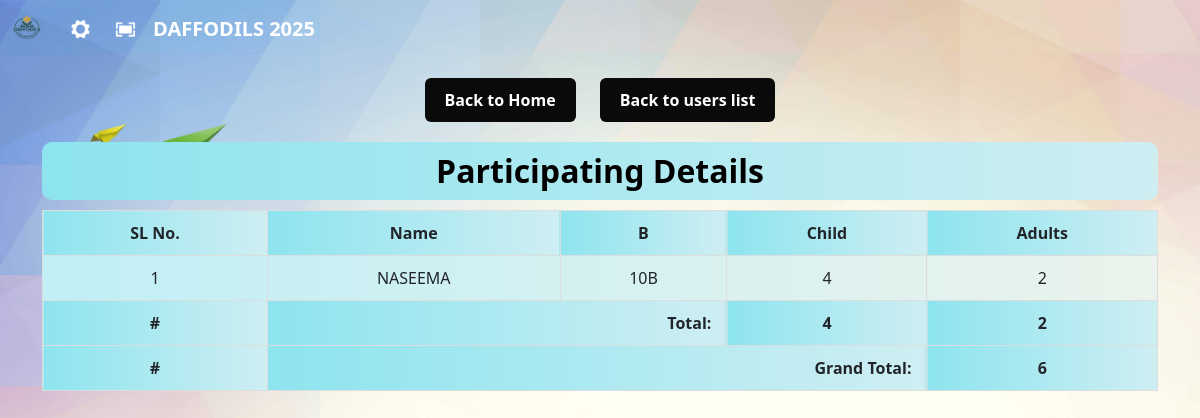
The page /table/ (signed in) on the database its author committed.
### userapp/models.py (models this page shows)
class UserProfile(models.Model):
    user = models.OneToOneField(User, on_delete=models.CASCADE)
    phone = models.CharField(max_length=15, unique=True ,default='+91')
    batch = models.CharField(max_length=20, choices=[
        ('10A', '10A'), ('10B', '10B'), ('10C', '10C'), ('10D', '10D')
    ])
    n_adult = models.PositiveIntegerField(null=True, blank=True, default=0)
    n_child = models.PositiveIntegerField(null=True, blank=True , default=0)
    photo = models.ImageField(upload_to='user_photos/', blank=True, null=True)
    is_approved = models.BooleanField(default=False)

### manager/views.py (the view)
# urls.py: path('table/', views.table, name='table'),
@daffodils_required
def table(request):
    profiles = UserProfile.objects.all().order_by('is_approved', 'batch')
    return render(request, 'table.html', {'profiles': profiles})

### manager/views.py (called while the page is built)
def daffodils_required(view_func):
    @wraps(view_func)
    @login_required
    def _wrapped_view(request, *args, **kwargs):
        if request.user.username == 'daffodils':
            return view_func(request, *args, **kwargs)
        return HttpResponseForbidden("Access denied: You are not authorized to view this page.")
    return _wrapped_view

### templates/table.html (shortened to what this page needs)
{% extends 'blank_layout.html' %}
{% load static %}
{% block content %}
<!DOCTYPE html>
<html>
<head>
</head>
<body class="">
    <div class="nav-container">
        <a href="{% url 'dashboard' %}" class="nav-button">Back to Home</a>
        <a href="{% url 'users list' %}" class="nav-button">Back to users list</a>
    </div>
    <div class="container">
        <h2 class="nav-button1 ">Participating Details</h2>
        <table class="t1 container">
            <thead>
                <tr>
                    <th>SL No.</th>
                    <th>Name</th>
                    <th>B</th>
                    <th>Child</th>
                    <th>Adults</th>
                </tr>
            </thead>
            <tbody>
                {% for profile in profiles %}
                <tr>
                    <td>{{ forloop.counter }}</td>
                    <td>{{ profile.user.first_name|upper }}</td>
                    <td>{{ profile.batch }}</td>
                    <td>{{ profile.n_child|default:"0" }}</td>
                    <td>{{ profile.n_adult|default:"0" }}</td>
                </tr>
                {% empty %}
                <tr>
                    <td colspan="5">No user profiles available.</td>
                </tr>
                {% endfor %}
            </tbody>
            <tfoot>
            </tfoot>
        </table>
    </div>
</body>
</html>
{% endblock %}

### templates/table.html (style rules this page uses)
table { border-collapse: collapse; width: 80%; margin: 30px auto; margin-top: 10px; }
th, td { padding: 10px 15px; border: 1px solid #ddd; text-align: center; }
th { background: linear-gradient(to right, #8de4ef, #ceeef2); }
h2 { text-align: center; }
tbody tr { background: linear-gradient(to right, #c0eff6, #ebf3ec); }
.t1 { text-align: center; }
.nav-container { text-align: center; margin: 20px 0; }
.nav-button { display: inline-block; background-color: #0a0a0a; color: white; padding: 10px 20px; margin: 0 10px; text-decoration: none; border-radius: 6px; font-weight: bold; transition: background-color 0.3s ease; }
.nav-button1 { align-items: center; background: linear-gradient(to right, #8de4ef, #ceeef2); color: rgb(0, 0, 0); padding: 10px 20px; text-decoration: none; border-radius: 10px; font-weight: bold; transition: background-color 0.3s ease; }

### rows shown on the page
UserProfile: user.first_name "NASEEMA", batch "10B", n_child "4", n_adult "2"
